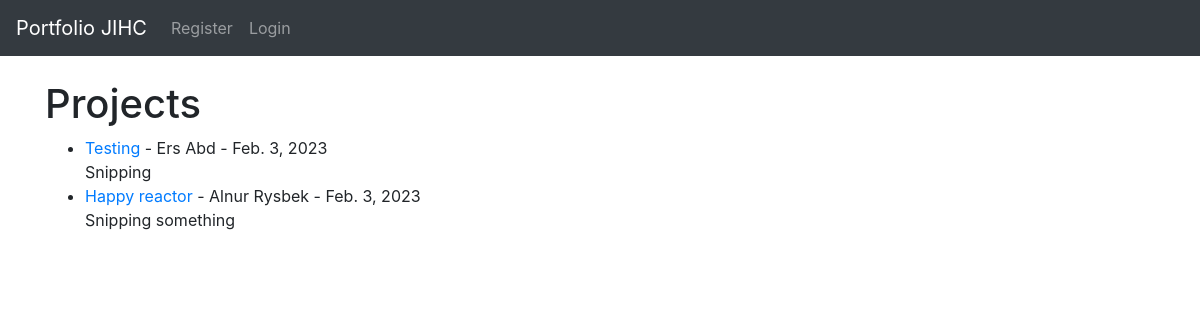
The page / on the database its author committed.
### theblog/models.py (models this page shows, shortened)
class Post(models.Model):
	title = models.CharField(max_length=255)
	header_image = models.ImageField(null=True, blank=True, upload_to="images/")
	title_tag = models.CharField(max_length=255)
	author = models.ForeignKey(User, on_delete=models.CASCADE)
	body = RichTextField(blank=True, null=True)
	post_date = models.DateField(auto_now_add=True)
	category = models.ForeignKey(Category, on_delete=models.CASCADE, null=True)
	snippet = models.CharField(max_length=255)
	likes = models.ManyToManyField(User, related_name='blog_posts')

### theblog/views.py (the view)
# urls.py: path('', HomeView.as_view(), name="home"),
class HomeView(ListView):
	model = Post
	template_name = 'home.html'
	ordering = ['-post_date']

### theblog/templates/home.html (shortened to what this page needs)
{% extends 'base.html' %}
{% block content %}
<h1>Projects</h1>
<ul>
{% for post in object_list %}
	<li><a href="{% url 'article-detail' post.pk %}">{{ post.title }}</a>
		- {{ post.author.first_name }} {{ post.author.last_name }} -
		{{ post.post_date }}  <br/>
	{{ post.snippet }}</li>
{% endfor %}
</ul>
{% endblock %}

### rows shown on the page
Post: title "Testing", author.first_name "Ers", author.last_name "Abd", post_date "Feb. 3, 2023", snippet "Snipping"
Post: title "Happy reactor", author.first_name "Alnur", author.last_name "Rysbek", post_date "Feb. 3, 2023", snippet "Snipping something"
